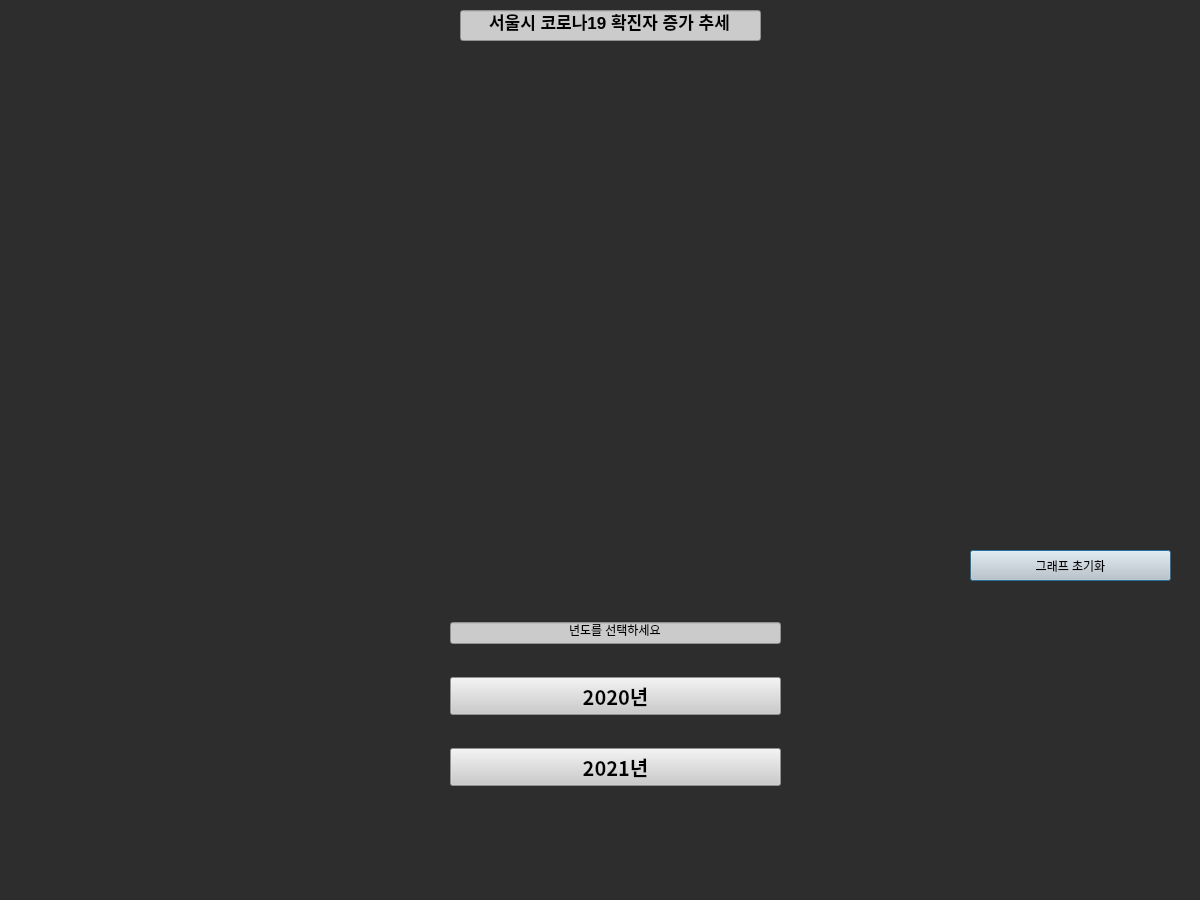
<?xml version="1.0" encoding="UTF-8"?>
<ui version="4.0">
 <class>Main</class>
 <widget class="QDialog" name="Main">
  <property name="geometry">
   <rect>
    <x>0</x>
    <y>0</y>
    <width>1200</width>
    <height>900</height>
   </rect>
  </property>
  <property name="minimumSize">
   <size>
    <width>1200</width>
    <height>900</height>
   </size>
  </property>
  <property name="maximumSize">
   <size>
    <width>1200</width>
    <height>900</height>
   </size>
  </property>
  <property name="windowTitle">
   <string>COVID19</string>
  </property>
  <property name="styleSheet">
   <string notr="true">background-color: rgb(45, 45, 45);</string>
  </property>
  <widget class="PlotWidget" name="GraphWidget" native="true">
   <property name="geometry">
    <rect>
     <x>20</x>
     <y>50</y>
     <width>1161</width>
     <height>471</height>
    </rect>
   </property>
   <property name="font">
    <font>
     <weight>75</weight>
     <bold>true</bold>
    </font>
   </property>
  </widget>
  <widget class="QPushButton" name="btn3">
   <property name="geometry">
    <rect>
     <x>970</x>
     <y>550</y>
     <width>201</width>
     <height>31</height>
    </rect>
   </property>
   <property name="styleSheet">
    <string notr="true">background-color: rgb(203, 203, 203);</string>
   </property>
   <property name="text">
    <string>그래프 초기화</string>
   </property>
  </widget>
  <widget class="QWidget" name="verticalLayoutWidget">
   <property name="geometry">
    <rect>
     <x>450</x>
     <y>580</y>
     <width>331</width>
     <height>241</height>
    </rect>
   </property>
   <layout class="QVBoxLayout" name="verticalLayout" stretch="0,0,0">
    <property name="spacing">
     <number>0</number>
    </property>
    <property name="topMargin">
     <number>9</number>
    </property>
    <property name="rightMargin">
     <number>0</number>
    </property>
    <item>
     <widget class="QLineEdit" name="lineEdit">
      <property name="styleSheet">
       <string notr="true">background-color: rgb(203, 203, 203);</string>
      </property>
      <property name="text">
       <string>년도를 선택하세요</string>
      </property>
      <property name="alignment">
       <set>Qt::AlignCenter</set>
      </property>
      <property name="readOnly">
       <bool>true</bool>
      </property>
     </widget>
    </item>
    <item>
     <widget class="QPushButton" name="btn1">
      <property name="font">
       <font>
        <family>Bahnschrift Condensed</family>
        <pointsize>15</pointsize>
        <weight>75</weight>
        <italic>false</italic>
        <bold>true</bold>
       </font>
      </property>
      <property name="styleSheet">
       <string notr="true">background-color: rgb(203, 203, 203);</string>
      </property>
      <property name="text">
       <string>2020년</string>
      </property>
     </widget>
    </item>
    <item>
     <widget class="QPushButton" name="btn2">
      <property name="font">
       <font>
        <family>Bahnschrift Condensed</family>
        <pointsize>15</pointsize>
        <weight>75</weight>
        <italic>false</italic>
        <bold>true</bold>
       </font>
      </property>
      <property name="styleSheet">
       <string notr="true">background-color: rgb(203, 203, 203);</string>
      </property>
      <property name="text">
       <string>2021년</string>
      </property>
     </widget>
    </item>
   </layout>
  </widget>
  <widget class="QLineEdit" name="lineEdit_2">
   <property name="geometry">
    <rect>
     <x>460</x>
     <y>10</y>
     <width>301</width>
     <height>31</height>
    </rect>
   </property>
   <property name="font">
    <font>
     <pointsize>13</pointsize>
     <weight>75</weight>
     <bold>true</bold>
    </font>
   </property>
   <property name="styleSheet">
    <string notr="true">background-color: rgb(203, 203, 203);</string>
   </property>
   <property name="text">
    <string>서울시 코로나19 확진자 증가 추세</string>
   </property>
   <property name="alignment">
    <set>Qt::AlignCenter</set>
   </property>
   <property name="readOnly">
    <bool>true</bool>
   </property>
  </widget>
 </widget>
 <customwidgets>
  <customwidget>
   <class>PlotWidget</class>
   <extends>QWidget</extends>
   <header>pyqtgraph</header>
   <container>1</container>
  </customwidget>
 </customwidgets>
 <resources/>
 <connections/>
</ui>
